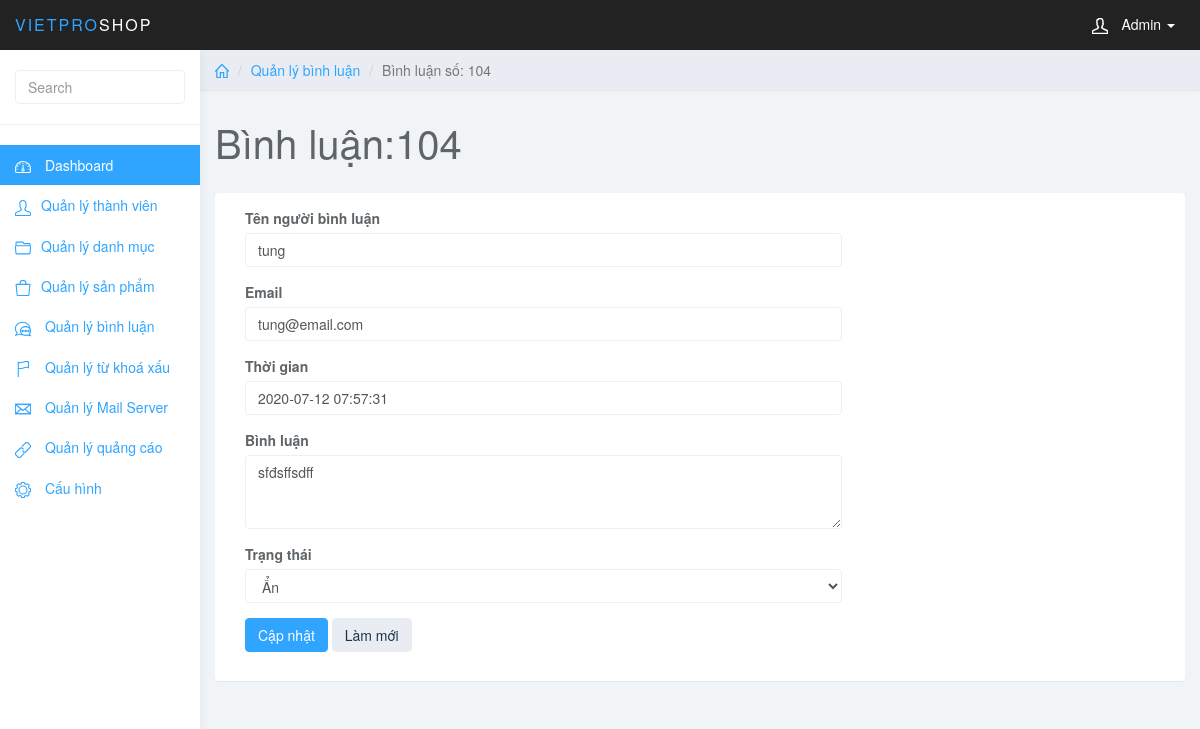
Screenshot of /admin/index.php?page_layout=edit_comment&comm_id=104 (signed in) with the database file from the repository.
### tables this page shows
CREATE TABLE `comment` (
  `comm_id` int(11) NOT NULL,
  `prd_id` int(11) NOT NULL,
  `comm_name` varchar(255) NOT NULL,
  `comm_mail` varchar(255) NOT NULL,
  `comm_date` datetime NOT NULL,
  `comm_details` text NOT NULL,
  `comm_status` int(1) DEFAULT 1
);

### admin/edit_comment.php (the view, shortened to what this page needs)
<?php
$comm_id = $_GET["comm_id"];
$sql = "SELECT * FROM comment
		WHERE comm_id = $comm_id";
$query = mysqli_query($conn, $sql);
$row = mysqli_fetch_array($query);
?>
<div class="col-sm-9 col-sm-offset-3 col-lg-10 col-lg-offset-2 main">
	<div class="row">
		<ol class="breadcrumb">
			<li><a href="#"><svg class="glyph stroked home">
						<use xlink:href="#stroked-home"></use>
					</svg></a></li>
			<li><a href="">Quản lý bình luận</a></li>
			<li class="active">Bình luận số: <?php echo $row["comm_id"]; ?></li>
		</ol>
	</div>
	<div class="row">
		<div class="col-lg-12">
			<h1 class="page-header">Bình luận:<?php echo $row["comm_id"]; ?></h1>
		</div>
	</div>
	<div class="row">
		<div class="col-lg-12">
			<div class="panel panel-default">
				<div class="panel-body">
					<div class="col-md-8">
						<form role="form" method="post">
							<div class="form-group">
								<label>Tên người bình luận</label>
								<input type="text" name="comm_name" required class="form-control" value="<?php echo $row["comm_name"]; ?>" placeholder="">
							</div>
							<div class="form-group">
								<label>Email</label>
								<input type="text" name="comm_mail" required value="<?php echo $row["comm_mail"]; ?>" class="form-control">
							</div>
							<div class="form-group">
								<label>Thời gian</label>
								<input type="date time" name="comm_date" required value="<?php echo $row["comm_date"]; ?>" class="form-control">
							</div>
							<div class="form-group">
								<label>Bình luận</label>
								<textarea id="comm_details" required name="comm_details" class="form-control" rows="3"><?php echo $row["comm_details"];?></textarea>
							</div>
							<div class="form-group">
								<label>Trạng thái</label>
								<select name="comm_status" class="form-control">
									<option <?php if($row["comm_status"] == 0) {echo 'selected';} ?> value=0 >Ẩn</option>
								</select>
							</div>
							<button type="submit" name="sbm" class="btn btn-primary">Cập nhật</button>
							<button type="reset" class="btn btn-default">Làm mới</button>
					</div>
				</div>
			</div>
		</div>
	</div>
</div>

### admin/css/styles.css (style rules this page uses)
body { background: #f1f4f7; padding-top: 50px; color: #5f6468; }
a, a:hover, a:focus { color: #30a5ff; }
h1, h2, h3, h4, h5, h6 { color: #5f6468; }
h1 { font-weight: 300; font-size: 40px; }
.form-control { border: 1px solid #eee; box-shadow: none; }
.btn-default, .btn-default:hover, .btn-default:focus, .btn-default:active, .btn-default.active, .open > .dropdown-toggle.btn-default, .btn-default.disabled, .btn-default[disabled], fieldset[disabled] .btn-default, .btn-default.disabled:hover, .btn-default[disabled]:hover, fieldset[disabled] .btn-default:hover, .btn-default.disabled:focus, .btn-default[disabled]:focus, fieldset[disabled] .btn-default:focus, .btn-default.disabled:active, .btn-default[disabled]:active, fieldset[disabled] .btn-default:active, .btn-default.disabled.active, .btn-default[disabled].active, fieldset[disabled] .btn-default.active { background-color: #e9ecf2; border-color: #e9ecf2; color: #1b3548; }
.btn-primary, .btn-primary:hover, .btn-primary:focus, .btn-primary:active, .btn-primary.active, .open > .dropdown-toggle.btn-primary, .btn-primary.disabled, .btn-primary[disabled], fieldset[disabled] .btn-primary, .btn-primary.disabled:hover, .btn-primary[disabled]:hover, fieldset[disabled] .btn-primary:hover, .btn-primary.disabled:focus, .btn-primary[disabled]:focus, fieldset[disabled] .btn-primary:focus, .btn-primary.disabled:active, .btn-primary[disabled]:active, fieldset[disabled] .btn-primary:active, .btn-primary.disabled.active, .btn-primary[disabled].active, fieldset[disabled] .btn-primary.active { background-color: #30a5ff; border-color: #30a5ff; }
.panel { border: 0; }
.breadcrumb { border-radius: 0; padding: 10px 15px; background: #e9ecf2; box-shadow: 0 1px 1px rgba(0, 0, 0, .05); margin: 0 ; }
h1.page-header { margin-top: 30px; border-bottom: 0; }
.breadcrumb .glyph { height: 14px; width: 14px; margin: -2px 0 0 0; stroke-width: 4px; }

### rows the page displays
comment: comm_id "104", comm_name "tung", comm_mail "tung@email.com", comm_date "2020-07-12 07:57:31", comm_details "sfđsffsdff", comm_status "Ẩn"
